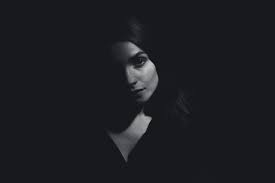
#> input picture Aula_06/img/imagem_escura.jpg, 275 x 183 px, found by its file name
$ jupyter execute --allow-errors Atividade_Aula_06.ipynb   (older library calls are emulated)
#> lines starting #> are read from the running program, lines starting #| are printed output that depends on the picture
# Questão 1
#### Crie  um sinal contínuo, com frequência de 20. e aplique sob o mesmo, transformada de fourier , filtragem e análise espectral. Depois demonstre graficamente o comportamento desse sinal.

[cell 1]
import numpy as np
import matplotlib.pyplot as plt

# Criando o Sinal Contínuo
def criar_sinal_continuo(freq, duracao, taxa_amostragem) :
    t = np.linspace(0,duracao, int(duracao*taxa_amostragem), endpoint=False)
    sinal = np.sin(2 * np.pi * freq * t)
    return t, sinal

frequencia = 20 #Frequencia pedida na questão
duracao_sinal = 1 # Em segundos a duração do sinal proposta
taxa_amostragem = 1000 # Taxa de amostragem em Hz (Número de pontos por segundo)

t, sinal = criar_sinal_continuo(frequencia, duracao_sinal, taxa_amostragem)
#Sinal a ser utilizado
plt.figure(figsize=(8,4))
plt.plot(t, sinal)
plt.xlabel('Tempo (s)')
plt.ylabel('Amplitude')
plt.title('Sinal questão 1')
plt.grid(True)
plt.show()
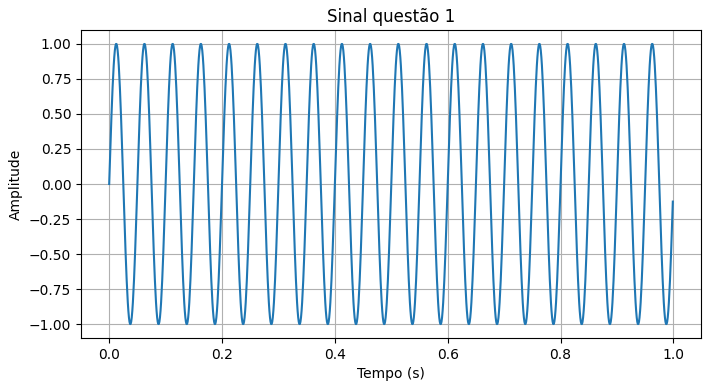
#> figure drawn by matplotlib, 1 panel; curve peaks at x = 0.963, y = 0.998

# Aplicando Transformada de Fourier no sinal criado

[cell 2]
#Aplicando a Transformada de Fourier
transformada = np.fft.fft(sinal)
frequencias = np.fft.fftfreq(len(t), t[1] - t[0])

# Plotar o gráfico
plt.figure(figsize=(8,4))
plt.plot(t, transformada)
plt.xlabel('Tempo (s)')
plt.ylabel('Amplitude')
plt.title('Sinal com Fourier')
plt.grid(True)
plt.show()
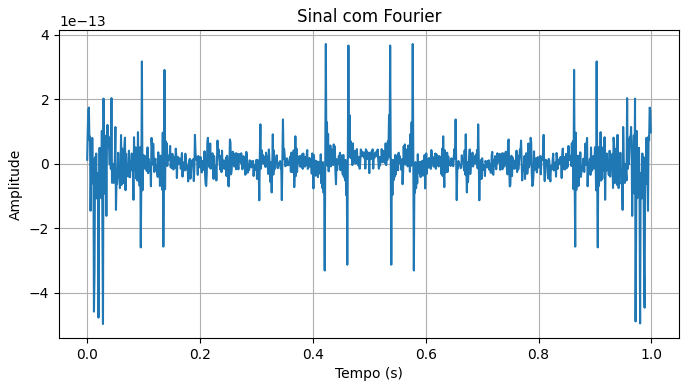
#> figure drawn by matplotlib, 1 panel; curve peaks at x = 0.423, y = 3.72e-13

# Plotar a magnitude da Transformada de Fourier
plt.figure(figsize=(8, 6))
plt.plot(frequencias, np.abs(transformada))
plt.xlabel('Frequência (Hz)')
plt.ylabel('Magnitude')
plt.title('Transformada de Fourier')
plt.grid(True)
plt.show()
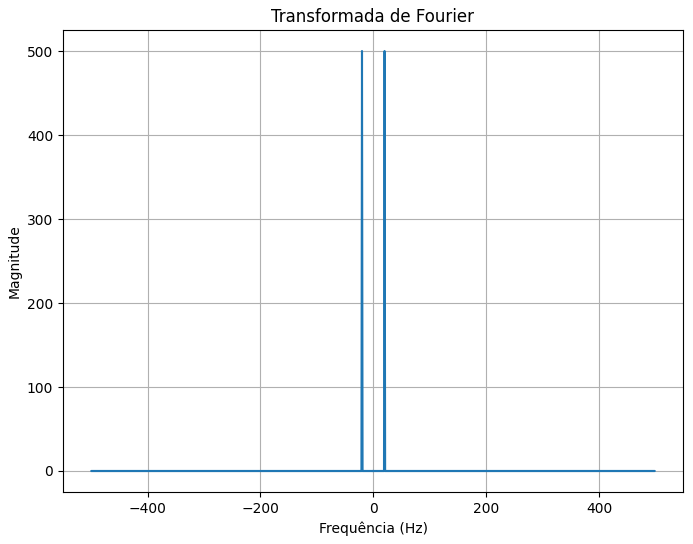
#> figure drawn by matplotlib, 1 panel

# Aplicando filtragem no sinal

[cell 3]
# Adicionar ruído ao sinal inicial
ruido = 0.5 * np.random.randn(len(t))
sinal_com_ruido =  sinal + ruido

# Filtragem Passa-Baixa
frequencia_corte = 15 # Frequencia de corte do filtro
transformada_filtragem = np.fft.fft(sinal_com_ruido)
transformada_filtragem[frequencias > frequencia_corte] = 0
sinal_filtrado = np.fft.ifft(transformada_filtragem)

# Plotar os resultados
plt.figure(figsize=(10, 6))
plt.plot(t, sinal_com_ruido, 'r', label='Sinal com Ruído')
plt.plot(t, sinal_filtrado, 'g', label='Sinal Filtrado')
plt.legend()
plt.xlabel('Tempo (s)')
plt.ylabel('Amplitude')
plt.title('Filtragem Passa-baixa')
plt.grid(True)
plt.show()
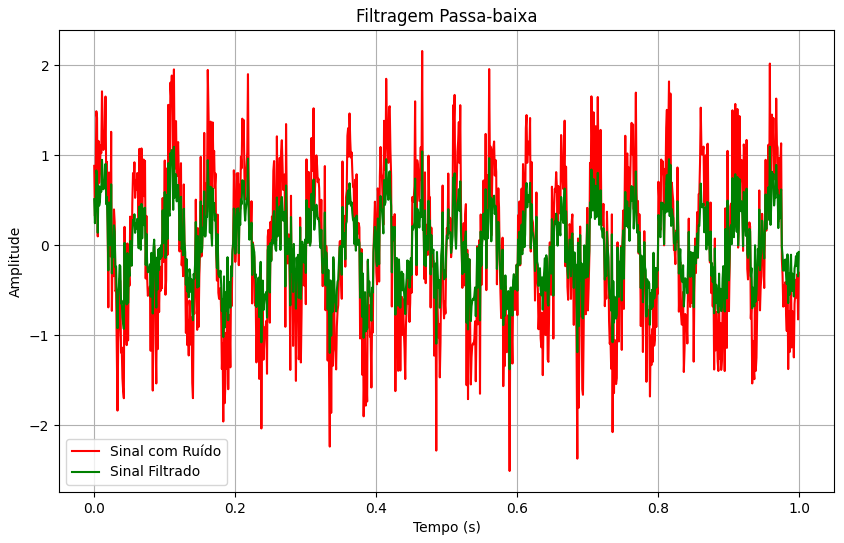
#> figure drawn by matplotlib, 1 panel; curve peaks at x = 0.465, y = 2.16; curve peaks at x = 0.958, y = 1.09

# Aplicando Análise Espectral no Sinal

[cell 4]
# Transformada de Fourier e análise espectral
transformada_analise_espectral = np.fft.fft(sinal)
frequencias_analise_espectral = np.fft.fftfreq(len(t), t[1] - t[0])
espectro = np.abs(transformada)
# Plotar o espectro de frequência

plt.figure(figsize = (8,6))
plt.plot(frequencias_analise_espectral, espectro)
plt.xlabel('Frequência (Hz)')
plt.ylabel('Magnitude')
plt.title('Análise Espectral')
plt.grid(True)
plt.show()
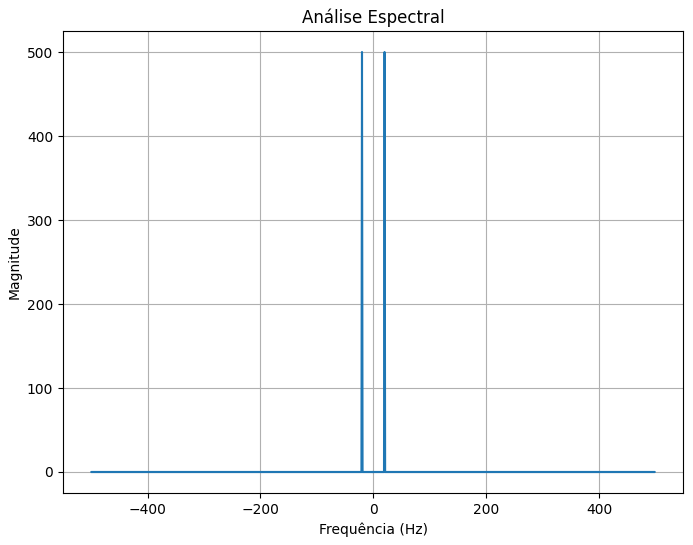
#> figure drawn by matplotlib, 1 panel

# Questão 2

#### Com base na aula aplique os métodos necessários para aperfeiçoar as imagens abaixo: (Atualizar caminho das imagens quando for utilizar)

[cell 5]
import cv2
import numpy as np
import matplotlib.pyplot as plt

#Imagens
# Atualizar Caminho das imagens
caminho_garota_pontilhada = "/Users/Carlos Eduardo/Desktop/Curso-Lapisco/curso-lapisco/Aula_06/img/menina_pontos_brancos.jpg"
garota_pontilhada = cv2.imread(caminho_garota_pontilhada)
caminho_imagem_escura = "/Users/Carlos Eduardo/Desktop/Curso-Lapisco/curso-lapisco/Aula_06/img/imagem_escura.jpg"
imagem_escura = cv2.imread(caminho_imagem_escura)
#> imagem_escura is the input picture: shape (183, 275, 3); mean B, G, R 33.5, 28.5, 27.5
caminho_ruiva = "/Users/Carlos Eduardo/Desktop/Curso-Lapisco/curso-lapisco/Aula_06/img/ruiva.png"
ruiva = cv2.imread(caminho_ruiva)
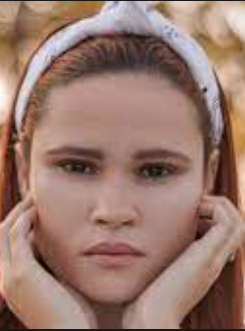
#> input picture Aula_06/img/ruiva.png, 245 x 331 px, found by its file name
#> ruiva is the input picture: shape (331, 245, 3); mean B, G, R 108.9, 120.5, 153.6


# Redimensionar a imagem
novo_tamanho = (800, 600)
#> (the rest of this cell did not finish here and is left out)

# Tentando otimizar a imagem da garota pontilhada

#> (a cell that did not finish here is left out)

# Tentando otimizar a imagem escura

[cell 7]
# Converter a imagem para tons de cinza
imagem_cinza = cv2.cvtColor(imagem_escura, cv2.COLOR_BGR2GRAY)

# Normalizar os valores de pixel para o intervalo [0, 1]
imagem_normalizada = cv2.normalize(imagem_cinza, None, alpha=0, beta=1, norm_type=cv2.NORM_MINMAX, dtype=cv2.CV_32F)
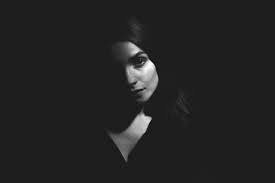
#> imagem_normalizada: shape (183, 275) float32; min 0, max 1, mean 0.136


plt.subplot(121),plt.imshow(imagem_normalizada, cmap="gray"),plt.title('Imagem Normalizada')
plt.xticks([]), plt.yticks([])
plt.subplot(122),plt.imshow(imagem_escura),plt.title('Imagem Original')
plt.xticks([]), plt.yticks([])
plt.show()
#> figure, not shown here; B, G, R data is drawn as R, G, B

# Tentando otimizar a imagem da ruiva

[cell 8]
# Aplicar filtro de média
imagem_filtrada = cv2.bilateralFilter(ruiva,9,75,75)


plt.subplot(121),plt.imshow(cv2.cvtColor(imagem_filtrada, cv2.COLOR_BGR2RGB)),plt.title('Imagem Filtrada Bilateralmente')
plt.xticks([]), plt.yticks([])
plt.subplot(122),plt.imshow(cv2.cvtColor(ruiva, cv2.COLOR_BGR2RGB)),plt.title('Imagem Original')
plt.xticks([]), plt.yticks([])
plt.show()
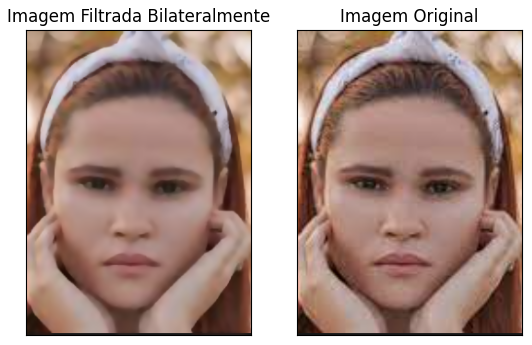
#> figure drawn by matplotlib, 2 panels
